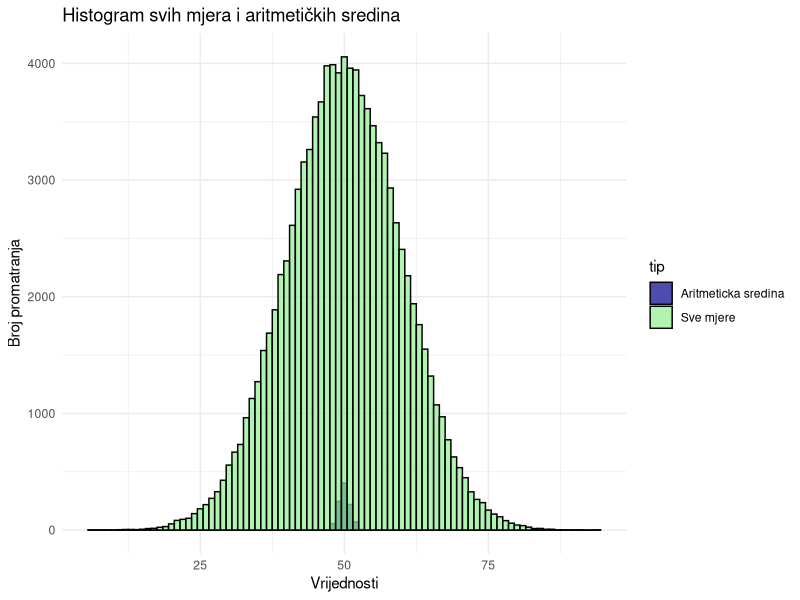

Reproduce this figure in R.
## ---- chunk 1
library(tidyverse)
library(sn)
library(GGally)
library(gridExtra)
## ---- chunk 2
1 - pbinom(1, 50, 1/36)
## ---- chunk 3
spil <- c(rep(1, 4), rep(0, 48))

izvlacenja <- function() {
  prvoIzvlacenje <- sample(spil, 5)
  brAseva <- sum(prvoIzvlacenje)
  novispil <- c(rep(1, 4 - brAseva), rep(0, 48))
  drugoIzvlacenje <- sample(novispil, 5 - brAseva)
  brAseva2 <- sum(drugoIzvlacenje)
  if (brAseva2 + brAseva == 4)
    return(1)
  else
    return(0)
}
replicate(100000, izvlacenja()) %>% mean()

## ---- chunk 4
matrica_uzoraka <- replicate(1000, rnorm(100, 50, 10)) %>% t
sredine <- rowMeans(matrica_uzoraka)

podaci <- data.frame(
  tip = "Sve mjere",
  vrijednost = as.vector(matrica_uzoraka)
)
podaci2 <- data.frame(
  tip = "Aritmeticka sredina",
  vrijednost = as.vector(sredine)
)
podaci <- rbind(podaci, podaci2)

ggplot(podaci, aes(x = vrijednost, fill = tip)) +
  geom_histogram(binwidth = 1, position = "identity", alpha = 0.7, color = "black") +
  labs(title = "Histogram svih mjera i aritmetičkih sredina", x = "Vrijednosti", y = "Broj promatranja") +
  scale_fill_manual(values = c("darkblue", "lightgreen")) +
  theme_minimal()
